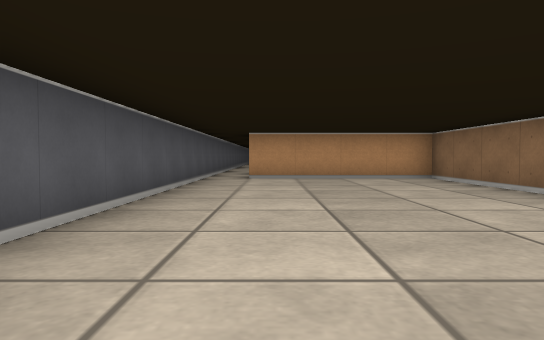
[1] (above)

18 first-person views from a walk through a cub3D ray-caster map. The camera is about half as high as the walls, tilts 2° down and sees 70° across. The floor is counted in squares. Each view is taken from the middle of a square. On the plan, view 1 faces up. The plan holds only what a view shows up to about 9 squares ahead; the rest is blank.

[2]
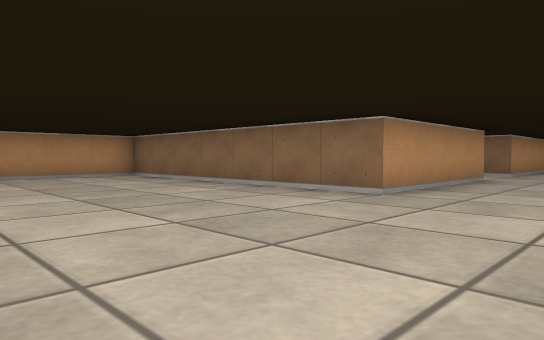

[3]
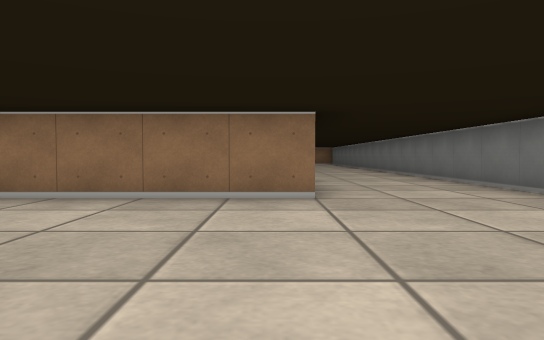

[4]
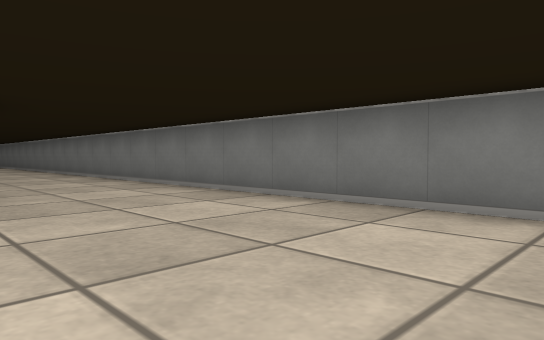

[5]
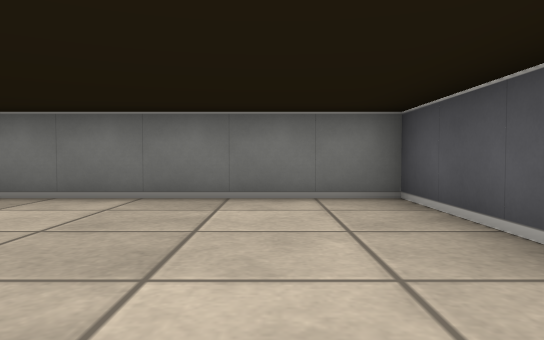

[6]
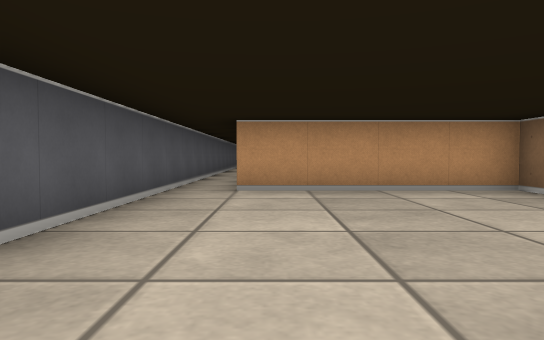

[7]
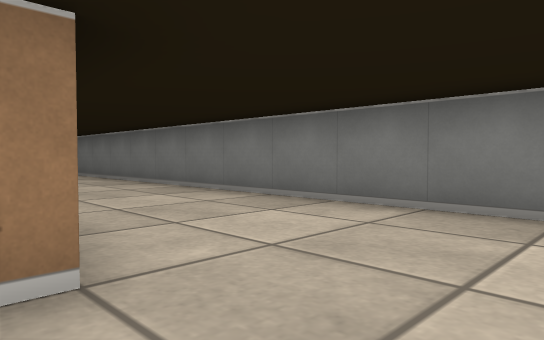

[8]
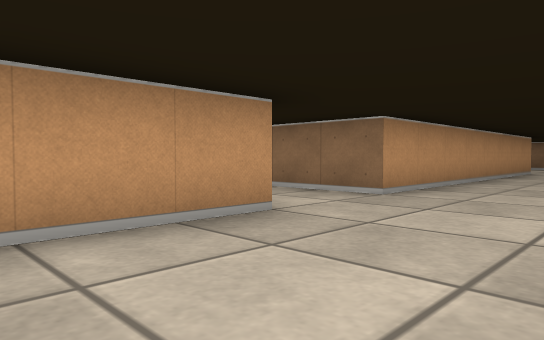

[9]
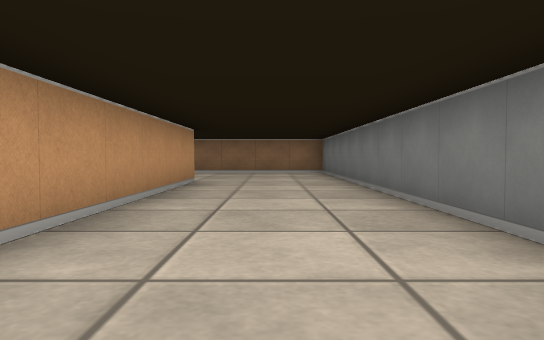

[10]
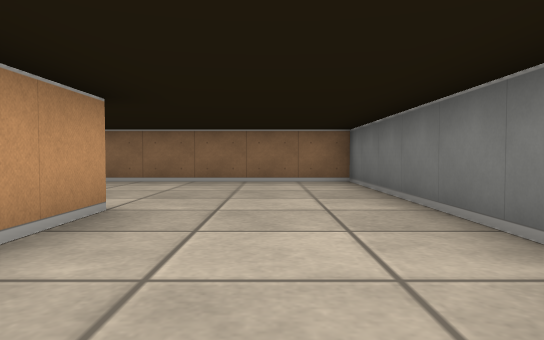

[11]
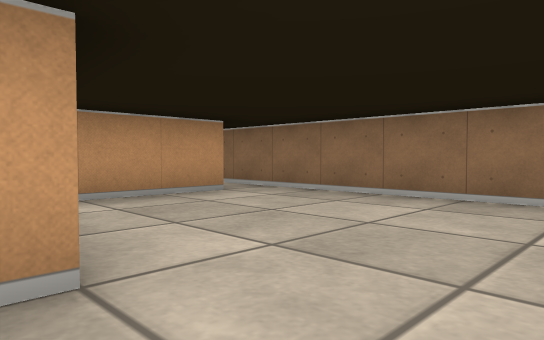

[12]
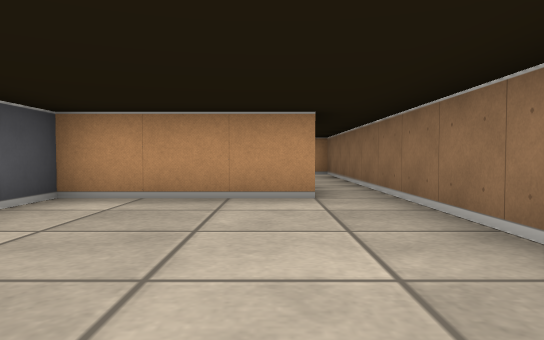

[13]
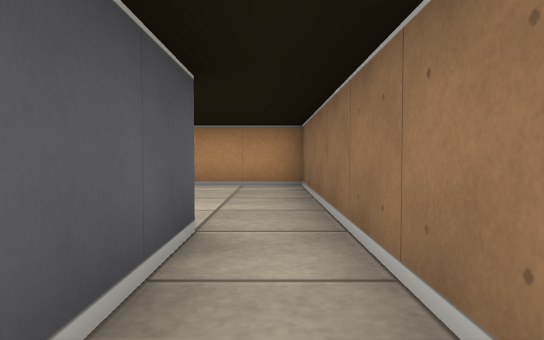

[14]
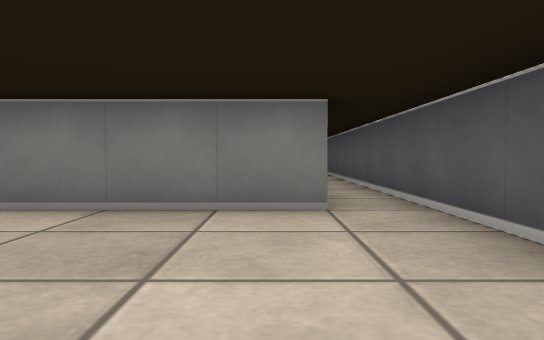

[15]
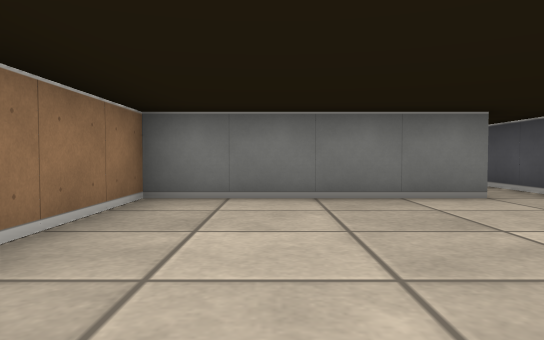

[16]
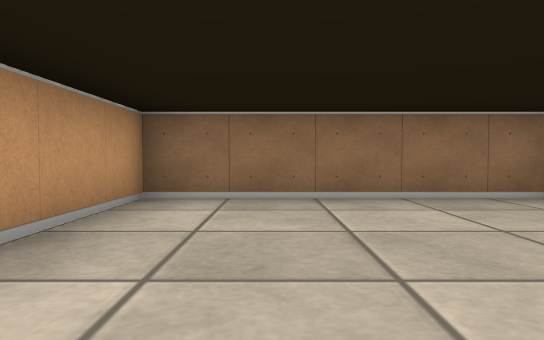

[17]
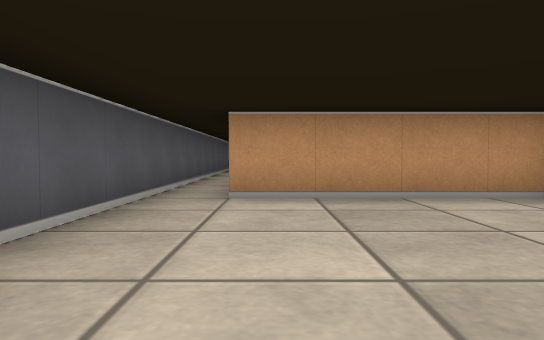

[18]
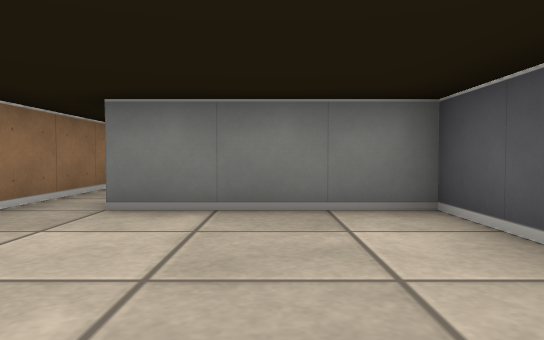

### Floor plan
Ten units are one square. View 1 is at (0, 0); x grows to the right and y downward. Boxes are objects, and circles mark ways between rooms. Rooms are numbered by the first view taken in them; rooms with no view inside come last. Other rooms are left out.
<svg viewBox="-20 -195 240 215">
<path fill="none" stroke="#000" d="M75 -15 35 -15 35 -85 -5 -85M176 -15 95 -15M-15 -85 -15 15 215 15 215 -45M205 -45 175 -45 175 -35M-6 -135 35 -135 35 -185 -5 -185M-15 -185 -15 -85M175 -79 175 -65 205 -65 205 -45M215 -45 215 -105 196 -105"/>
<circle cx="-10" cy="-90" r="3" fill="#2a7"/>
<circle cx="210" cy="-55" r="3" fill="#2a7"/>
<text x="80" y="-10">1</text>
<text x="10" y="-150">2</text>
<text x="200" y="-80">3</text>
</svg>
Room 1 opens to room 2. Room 1 opens to room 3.

Where each view was taken, in squares from view 1:
view 1: 0 up, 0 right, facing up
view 2: 1 down, 1 left, facing up-right
view 3: 2 up, 1 left, facing right
view 4: 2 up, 1 left, facing down-right
view 5: 3 up, 0 right, facing down
view 6: 3 up, 0 right, facing up
view 7: 2 up, 2 right, facing down-right
view 8: 1 down, 5 right, facing up-right
view 9: 0 up, 10 right, facing right
view 10: 0 up, 14 right, facing right
view 11: 0 up, 17 right, facing up-right
view 12: 0 up, 20 right, facing up
view 13: 4 up, 21 right, facing up
view 14: 17 up, 0 right, facing down
view 15: 18 up, 2 right, facing down
view 16: 17 up, 1 left, facing right
view 17: 14 up, 0 right, facing up
view 18: 10 up, 19 right, facing down
